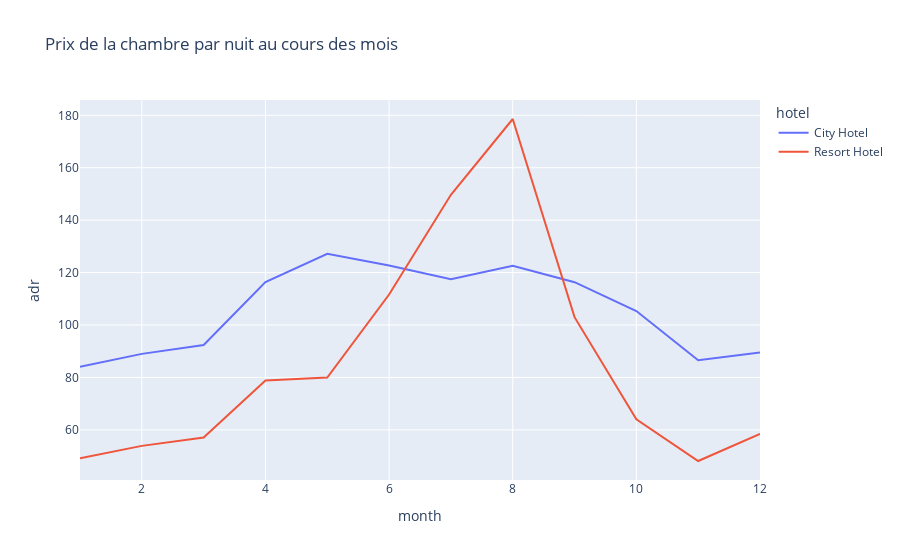

Here is the notebook cell this chart was saved with:
### Code cell
#afficher les prix en fonction du type d'hotel et du temps
import plotly.express as px
import pandas as pd


# prix moyen par mois par hotel
df['month'] = df['arrival_date'].dt.strftime('%m')
df['month'] = df['month'].astype(int)
final_prices = df.groupby(['month', 'hotel'])['adr'].mean().reset_index()
final_prices.to_csv('final_prices.csv')
fig = px.line(final_prices, x = 'month', y = 'adr', color = 'hotel',
            title = 'Prix de la chambre par nuit au cours des mois')
fig.show()

### Figure 1 — Plotly figure (JSON) as saved in the notebook; plotly's stock layout.template omitted (floating-point values rounded to 4 significant figures)
{"data": [{"hovertemplate": "hotel=City Hotel<br>month=%{x}<br>adr=%{y}<extra></extra>", "legendgroup": "City Hotel", "line": {"color": "#636efa", "dash": "solid"}, "marker": {"symbol": "circle"}, "mode": "lines", "name": "City Hotel", "orientation": "v", "showlegend": true, "type": "scatter", "x": [1, 2, 3, 4, 5, 6, 7, 8, 9, 10, 11, 12], "xaxis": "x", "y": [84.1, 88.99, 92.4, 116.4, 127.2, 122.7, 117.4, 122.6, 116.3, 105.3, 86.56, 89.49], "yaxis": "y"}, {"hovertemplate": "hotel=Resort Hotel<br>month=%{x}<br>adr=%{y}<extra></extra>", "legendgroup": "Resort Hotel", "line": {"color": "#EF553B", "dash": "solid"}, "marker": {"symbol": "circle"}, "mode": "lines", "name": "Resort Hotel", "orientation": "v", "showlegend": true, "type": "scatter", "x": [1, 2, 3, 4, 5, 6, 7, 8, 9, 10, 11, 12], "xaxis": "x", "y": [49.15, 53.89, 57.11, 78.8, 79.94, 111.6, 149.7, 178.6, 103.0, 64.02, 48.12, 58.46], "yaxis": "y"}], "layout": {"legend": {"title": {"text": "hotel"}, "tracegroupgap": 0}, "title": {"text": "Prix de la chambre par nuit au cours des mois"}, "xaxis": {"anchor": "y", "domain": [0, 1], "title": {"text": "month"}}, "yaxis": {"anchor": "x", "domain": [0, 1], "title": {"text": "adr"}}}}
